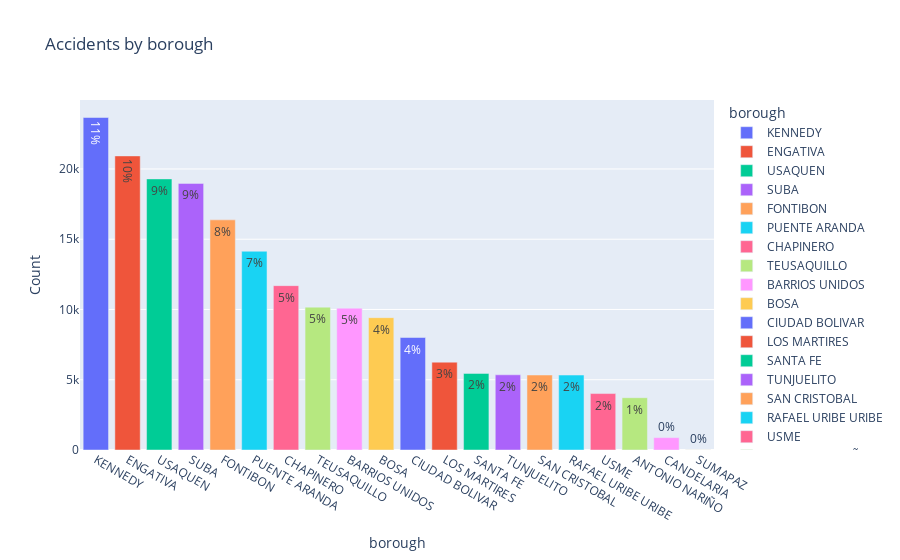

The notebook cell this image was saved under:
### Code cell
px.bar(df_brg, x=df_brg.borough, y=df_brg.Count, color="borough", title="Accidents by borough", text= "percentage")

### Figure 1 — Plotly figure (JSON) as saved in the notebook; plotly's stock layout.template omitted (floating-point values rounded to 4 significant figures)
{"data": [{"alignmentgroup": "True", "hovertemplate": "borough=%{x}<br>Count=%{y}<br>percentage=%{text}<extra></extra>", "legendgroup": "KENNEDY", "marker": {"color": "#636efa", "pattern": {"shape": ""}}, "name": "KENNEDY", "offsetgroup": "KENNEDY", "orientation": "v", "showlegend": true, "text": ["11%"], "textposition": "auto", "type": "bar", "x": ["KENNEDY"], "xaxis": "x", "y": [23661], "yaxis": "y"}, {"alignmentgroup": "True", "hovertemplate": "borough=%{x}<br>Count=%{y}<br>percentage=%{text}<extra></extra>", "legendgroup": "ENGATIVA", "marker": {"color": "#EF553B", "pattern": {"shape": ""}}, "name": "ENGATIVA", "offsetgroup": "ENGATIVA", "orientation": "v", "showlegend": true, "text": ["10%"], "textposition": "auto", "type": "bar", "x": ["ENGATIVA"], "xaxis": "x", "y": [20928], "yaxis": "y"}, {"alignmentgroup": "True", "hovertemplate": "borough=%{x}<br>Count=%{y}<br>percentage=%{text}<extra></extra>", "legendgroup": "USAQUEN", "marker": {"color": "#00cc96", "pattern": {"shape": ""}}, "name": "USAQUEN", "offsetgroup": "USAQUEN", "orientation": "v", "showlegend": true, "text": ["9%"], "textposition": "auto", "type": "bar", "x": ["USAQUEN"], "xaxis": "x", "y": [19292], "yaxis": "y"}, {"alignmentgroup": "True", "hovertemplate": "borough=%{x}<br>Count=%{y}<br>percentage=%{text}<extra></extra>", "legendgroup": "SUBA", "marker": {"color": "#ab63fa", "pattern": {"shape": ""}}, "name": "SUBA", "offsetgroup": "SUBA", "orientation": "v", "showlegend": true, "text": ["9%"], "textposition": "auto", "type": "bar", "x": ["SUBA"], "xaxis": "x", "y": [18973], "yaxis": "y"}, {"alignmentgroup": "True", "hovertemplate": "borough=%{x}<br>Count=%{y}<br>percentage=%{text}<extra></extra>", "legendgroup": "FONTIBON", "marker": {"color": "#FFA15A", "pattern": {"shape": ""}}, "name": "FONTIBON", "offsetgroup": "FONTIBON", "orientation": "v", "showlegend": true, "text": ["8%"], "textposition": "auto", "type": "bar", "x": ["FONTIBON"], "xaxis": "x", "y": [16377], "yaxis": "y"}, {"alignmentgroup": "True", "hovertemplate": "borough=%{x}<br>Count=%{y}<br>percentage=%{text}<extra></extra>", "legendgroup": "PUENTE ARANDA", "marker": {"color": "#19d3f3", "pattern": {"shape": ""}}, "name": "PUENTE ARANDA", "offsetgroup": "PUENTE ARANDA", "orientation": "v", "showlegend": true, "text": ["7%"], "textposition": "auto", "type": "bar", "x": ["PUENTE ARANDA"], "xaxis": "x", "y": [14143], "yaxis": "y"}, {"alignmentgroup": "True", "hovertemplate": "borough=%{x}<br>Count=%{y}<br>percentage=%{text}<extra></extra>", "legendgroup": "CHAPINERO", "marker": {"color": "#FF6692", "pattern": {"shape": ""}}, "name": "CHAPINERO", "offsetgroup": "CHAPINERO", "orientation": "v", "showlegend": true, "text": ["5%"], "textposition": "auto", "type": "bar", "x": ["CHAPINERO"], "xaxis": "x", "y": [11696], "yaxis": "y"}, {"alignmentgroup": "True", "hovertemplate": "borough=%{x}<br>Count=%{y}<br>percentage=%{text}<extra></extra>", "legendgroup": "TEUSAQUILLO", "marker": {"color": "#B6E880", "pattern": {"shape": ""}}, "name": "TEUSAQUILLO", "offsetgroup": "TEUSAQUILLO", "orientation": "v", "showlegend": true, "text": ["5%"], "textposition": "auto", "type": "bar", "x": ["TEUSAQUILLO"], "xaxis": "x", "y": [10167], "yaxis": "y"}, {"alignmentgroup": "True", "hovertemplate": "borough=%{x}<br>Count=%{y}<br>percentage=%{text}<extra></extra>", "legendgroup": "BARRIOS UNIDOS", "marker": {"color": "#FF97FF", "pattern": {"shape": ""}}, "name": "BARRIOS UNIDOS", "offsetgroup": "BARRIOS UNIDOS", "orientation": "v", "showlegend": true, "text": ["5%"], "textposition": "auto", "type": "bar", "x": ["BARRIOS UNIDOS"], "xaxis": "x", "y": [10094], "yaxis": "y"}, {"alignmentgroup": "True", "hovertemplate": "borough=%{x}<br>Count=%{y}<br>percentage=%{text}<extra></extra>", "legendgroup": "BOSA", "marker": {"color": "#FECB52", "pattern": {"shape": ""}}, "name": "BOSA", "offsetgroup": "BOSA", "orientation": "v", "showlegend": true, "text": ["4%"], "textposition": "auto", "type": "bar", "x": ["BOSA"], "xaxis": "x", "y": [9417], "yaxis": "y"}, {"alignmentgroup": "True", "hovertemplate": "borough=%{x}<br>Count=%{y}<br>percentage=%{text}<extra></extra>", "legendgroup": "CIUDAD BOLIVAR", "marker": {"color": "#636efa", "pattern": {"shape": ""}}, "name": "CIUDAD BOLIVAR", "offsetgroup": "CIUDAD BOLIVAR", "orientation": "v", "showlegend": true, "text": ["4%"], "textposition": "auto", "type": "bar", "x": ["CIUDAD BOLIVAR"], "xaxis": "x", "y": [8005], "yaxis": "y"}, {"alignmentgroup": "True", "hovertemplate": "borough=%{x}<br>Count=%{y}<br>percentage=%{text}<extra></extra>", "legendgroup": "LOS MARTIRES", "marker": {"color": "#EF553B", "pattern": {"shape": ""}}, "name": "LOS MARTIRES", "offsetgroup": "LOS MARTIRES", "orientation": "v", "showlegend": true, "text": ["3%"], "textposition": "auto", "type": "bar", "x": ["LOS MARTIRES"], "xaxis": "x", "y": [6250], "yaxis": "y"}, {"alignmentgroup": "True", "hovertemplate": "borough=%{x}<br>Count=%{y}<br>percentage=%{text}<extra></extra>", "legendgroup": "SANTA FE", "marker": {"color": "#00cc96", "pattern": {"shape": ""}}, "name": "SANTA FE", "offsetgroup": "SANTA FE", "orientation": "v", "showlegend": true, "text": ["2%"], "textposition": "auto", "type": "bar", "x": ["SANTA FE"], "xaxis": "x", "y": [5451], "yaxis": "y"}, {"alignmentgroup": "True", "hovertemplate": "borough=%{x}<br>Count=%{y}<br>percentage=%{text}<extra></extra>", "legendgroup": "TUNJUELITO", "marker": {"color": "#ab63fa", "pattern": {"shape": ""}}, "name": "TUNJUELITO", "offsetgroup": "TUNJUELITO", "orientation": "v", "showlegend": true, "text": ["2%"], "textposition": "auto", "type": "bar", "x": ["TUNJUELITO"], "xaxis": "x", "y": [5351], "yaxis": "y"}, {"alignmentgroup": "True", "hovertemplate": "borough=%{x}<br>Count=%{y}<br>percentage=%{text}<extra></extra>", "legendgroup": "SAN CRISTOBAL", "marker": {"color": "#FFA15A", "pattern": {"shape": ""}}, "name": "SAN CRISTOBAL", "offsetgroup": "SAN CRISTOBAL", "orientation": "v", "showlegend": true, "text": ["2%"], "textposition": "auto", "type": "bar", "x": ["SAN CRISTOBAL"], "xaxis": "x", "y": [5335], "yaxis": "y"}, {"alignmentgroup": "True", "hovertemplate": "borough=%{x}<br>Count=%{y}<br>percentage=%{text}<extra></extra>", "legendgroup": "RAFAEL URIBE URIBE", "marker": {"color": "#19d3f3", "pattern": {"shape": ""}}, "name": "RAFAEL URIBE URIBE", "offsetgroup": "RAFAEL URIBE URIBE", "orientation": "v", "showlegend": true, "text": ["2%"], "textposition": "auto", "type": "bar", "x": ["RAFAEL URIBE URIBE"], "xaxis": "x", "y": [5333], "yaxis": "y"}, {"alignmentgroup": "True", "hovertemplate": "borough=%{x}<br>Count=%{y}<br>percentage=%{text}<extra></extra>", "legendgroup": "USME", "marker": {"color": "#FF6692", "pattern": {"shape": ""}}, "name": "USME", "offsetgroup": "USME", "orientation": "v", "showlegend": true, "text": ["2%"], "textposition": "auto", "type": "bar", "x": ["USME"], "xaxis": "x", "y": [4017], "yaxis": "y"}, {"alignmentgroup": "True", "hovertemplate": "borough=%{x}<br>Count=%{y}<br>percentage=%{text}<extra></extra>", "legendgroup": "ANTONIO NARIÑO", "marker": {"color": "#B6E880", "pattern": {"shape": ""}}, "name": "ANTONIO NARIÑO", "offsetgroup": "ANTONIO NARIÑO", "orientation": "v", "showlegend": true, "text": ["1%"], "textposition": "auto", "type": "bar", "x": ["ANTONIO NARIÑO"], "xaxis": "x", "y": [3721], "yaxis": "y"}, {"alignmentgroup": "True", "hovertemplate": "borough=%{x}<br>Count=%{y}<br>percentage=%{text}<extra></extra>", "legendgroup": "CANDELARIA", "marker": {"color": "#FF97FF", "pattern": {"shape": ""}}, "name": "CANDELARIA", "offsetgroup": "CANDELARIA", "orientation": "v", "showlegend": true, "text": ["0%"], "textposition": "auto", "type": "bar", "x": ["CANDELARIA"], "xaxis": "x", "y": [882], "yaxis": "y"}, {"alignmentgroup": "True", "hovertemplate": "borough=%{x}<br>Count=%{y}<br>percentage=%{text}<extra></extra>", "legendgroup": "SUMAPAZ", "marker": {"color": "#FECB52", "pattern": {"shape": ""}}, "name": "SUMAPAZ", "offsetgroup": "SUMAPAZ", "orientation": "v", "showlegend": true, "text": ["0%"], "textposition": "auto", "type": "bar", "x": ["SUMAPAZ"], "xaxis": "x", "y": [7], "yaxis": "y"}], "layout": {"barmode": "relative", "legend": {"title": {"text": "borough"}, "tracegroupgap": 0}, "title": {"text": "Accidents by borough"}, "xaxis": {"anchor": "y", "categoryarray": ["KENNEDY", "ENGATIVA", "USAQUEN", "SUBA", "FONTIBON", "PUENTE ARANDA", "CHAPINERO", "TEUSAQUILLO", "BARRIOS UNIDOS", "BOSA", "CIUDAD BOLIVAR", "LOS MARTIRES", "SANTA FE", "TUNJUELITO", "SAN CRISTOBAL", "RAFAEL URIBE URIBE", "USME", "ANTONIO NARIÑO", "CANDELARIA", "SUMAPAZ"], "categoryorder": "array", "domain": [0, 1], "title": {"text": "borough"}}, "yaxis": {"anchor": "x", "domain": [0, 1], "title": {"text": "Count"}}}}
